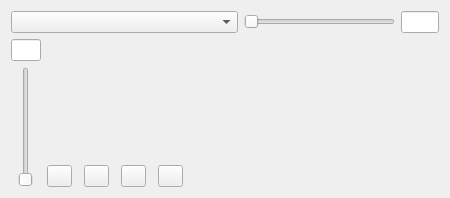
<?xml version="1.0" encoding="UTF-8"?>
<ui version="4.0">
 <class>minitrend</class>
 <widget class="QWidget" name="minitrend">
  <property name="geometry">
   <rect>
    <x>0</x>
    <y>0</y>
    <width>450</width>
    <height>198</height>
   </rect>
  </property>
  <property name="windowTitle">
   <string>Form</string>
  </property>
  <layout class="QVBoxLayout" name="verticalLayout_4">
   <item>
    <layout class="QVBoxLayout" name="verticalLayout_3">
     <item>
      <layout class="QHBoxLayout" name="horizontalLayout">
       <item>
        <widget class="QComboBox" name="VarList">
         <property name="sizePolicy">
          <sizepolicy hsizetype="Preferred" vsizetype="Fixed">
           <horstretch>60</horstretch>
           <verstretch>10</verstretch>
          </sizepolicy>
         </property>
        </widget>
       </item>
       <item>
        <widget class="QSlider" name="ScaleT">
         <property name="sizePolicy">
          <sizepolicy hsizetype="Expanding" vsizetype="Fixed">
           <horstretch>40</horstretch>
           <verstretch>10</verstretch>
          </sizepolicy>
         </property>
         <property name="orientation">
          <enum>Qt::Orientation::Horizontal</enum>
         </property>
        </widget>
       </item>
       <item>
        <widget class="QLineEdit" name="step">
         <property name="sizePolicy">
          <sizepolicy hsizetype="Expanding" vsizetype="Fixed">
           <horstretch>10</horstretch>
           <verstretch>0</verstretch>
          </sizepolicy>
         </property>
         <property name="readOnly">
          <bool>true</bool>
         </property>
        </widget>
       </item>
      </layout>
     </item>
     <item>
      <layout class="QHBoxLayout" name="horizontalLayout_3">
       <item>
        <layout class="QVBoxLayout" name="verticalLayout_2">
         <item>
          <widget class="QLineEdit" name="pow">
           <property name="sizePolicy">
            <sizepolicy hsizetype="Fixed" vsizetype="Fixed">
             <horstretch>10</horstretch>
             <verstretch>0</verstretch>
            </sizepolicy>
           </property>
           <property name="minimumSize">
            <size>
             <width>30</width>
             <height>0</height>
            </size>
           </property>
           <property name="maximumSize">
            <size>
             <width>30</width>
             <height>16777215</height>
            </size>
           </property>
           <property name="alignment">
            <set>Qt::AlignmentFlag::AlignRight|Qt::AlignmentFlag::AlignTrailing|Qt::AlignmentFlag::AlignVCenter</set>
           </property>
           <property name="readOnly">
            <bool>true</bool>
           </property>
          </widget>
         </item>
         <item>
          <widget class="QSlider" name="ScaleV">
           <property name="sizePolicy">
            <sizepolicy hsizetype="Fixed" vsizetype="Expanding">
             <horstretch>10</horstretch>
             <verstretch>0</verstretch>
            </sizepolicy>
           </property>
           <property name="minimumSize">
            <size>
             <width>30</width>
             <height>0</height>
            </size>
           </property>
           <property name="orientation">
            <enum>Qt::Orientation::Vertical</enum>
           </property>
          </widget>
         </item>
        </layout>
       </item>
       <item>
        <layout class="QVBoxLayout" name="verticalLayout">
         <item>
          <widget class="minidraw" name="Wnd" native="true">
           <property name="sizePolicy">
            <sizepolicy hsizetype="Expanding" vsizetype="Preferred">
             <horstretch>90</horstretch>
             <verstretch>90</verstretch>
            </sizepolicy>
           </property>
          </widget>
         </item>
         <item>
          <layout class="QHBoxLayout" name="horizontalLayout_2">
           <property name="spacing">
            <number>12</number>
           </property>
           <item>
            <widget class="QPushButton" name="Back">
             <property name="sizePolicy">
              <sizepolicy hsizetype="Fixed" vsizetype="Fixed">
               <horstretch>0</horstretch>
               <verstretch>0</verstretch>
              </sizepolicy>
             </property>
             <property name="maximumSize">
              <size>
               <width>25</width>
               <height>16777215</height>
              </size>
             </property>
             <property name="text">
              <string/>
             </property>
             <property name="icon">
              <iconset resource="../Icons.qrc">
               <normaloff>:/icons8-перемотка-назад-30.png</normaloff>:/icons8-перемотка-назад-30.png</iconset>
             </property>
            </widget>
           </item>
           <item>
            <widget class="QPushButton" name="Forvard">
             <property name="sizePolicy">
              <sizepolicy hsizetype="Fixed" vsizetype="Fixed">
               <horstretch>0</horstretch>
               <verstretch>0</verstretch>
              </sizepolicy>
             </property>
             <property name="maximumSize">
              <size>
               <width>25</width>
               <height>16777215</height>
              </size>
             </property>
             <property name="text">
              <string/>
             </property>
             <property name="icon">
              <iconset resource="../Icons.qrc">
               <normaloff>:/icons8-fast-forward-30.png</normaloff>:/icons8-fast-forward-30.png</iconset>
             </property>
            </widget>
           </item>
           <item>
            <widget class="QPushButton" name="Pause">
             <property name="sizePolicy">
              <sizepolicy hsizetype="Fixed" vsizetype="Fixed">
               <horstretch>0</horstretch>
               <verstretch>0</verstretch>
              </sizepolicy>
             </property>
             <property name="maximumSize">
              <size>
               <width>25</width>
               <height>16777215</height>
              </size>
             </property>
             <property name="text">
              <string/>
             </property>
             <property name="icon">
              <iconset resource="../Icons.qrc">
               <normaloff>:/pause_24.png</normaloff>:/pause_24.png</iconset>
             </property>
            </widget>
           </item>
           <item>
            <widget class="QPushButton" name="Continue">
             <property name="sizePolicy">
              <sizepolicy hsizetype="Fixed" vsizetype="Fixed">
               <horstretch>0</horstretch>
               <verstretch>0</verstretch>
              </sizepolicy>
             </property>
             <property name="maximumSize">
              <size>
               <width>25</width>
               <height>16777215</height>
              </size>
             </property>
             <property name="text">
              <string/>
             </property>
             <property name="icon">
              <iconset resource="../Icons.qrc">
               <normaloff>:/icons8-продолжить-воспроизведение-50.png</normaloff>:/icons8-продолжить-воспроизведение-50.png</iconset>
             </property>
            </widget>
           </item>
           <item>
            <spacer name="horizontalSpacer">
             <property name="orientation">
              <enum>Qt::Orientation::Horizontal</enum>
             </property>
             <property name="sizeHint" stdset="0">
              <size>
               <width>40</width>
               <height>20</height>
              </size>
             </property>
            </spacer>
           </item>
          </layout>
         </item>
        </layout>
       </item>
      </layout>
     </item>
    </layout>
   </item>
  </layout>
 </widget>
 <customwidgets>
  <customwidget>
   <class>minidraw</class>
   <extends>QWidget</extends>
   <header>Trends/minidraw.h</header>
   <container>1</container>
  </customwidget>
 </customwidgets>
 <resources>
  <include location="../Icons.qrc"/>
 </resources>
 <connections/>
</ui>
